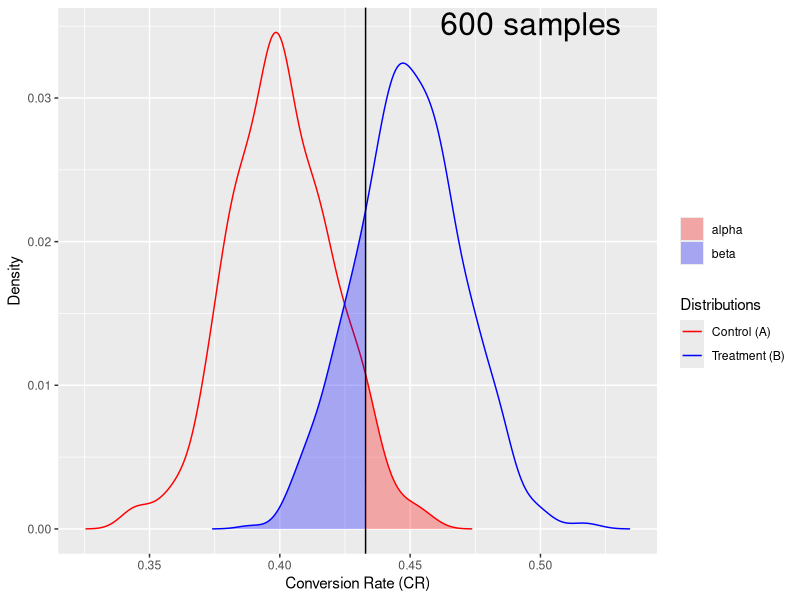

R code for this plot:
# load packages
library(ggplot2)

# default values
p1    <- 0.4
p2    <- 0.45
signif <- 0.05
beta_err <- 0.2
#n     <- 10^4

# calculate missing parameter: sample size, alpha or beta
# (take difference in CR to always be defined)
if (!exists("beta_err")) {
    # calculate beta/power
    cat("calculating beta...", "\n")
    beta_err <- pnorm( (p1 - p2 + qnorm(1-signif)*sqrt(p1*(1-p1)/n)) * sqrt(n/(p2*(1-p2))) )
} else if (!exists("signif")) {
    # calculate alpha
    cat("calculating alpha...", "\n")
    signif <- 1 - pnorm( (p2 - p1 + qnorm(beta)*sqrt(p2*(1-p2)/n)) * sqrt(n/(p1*(1-p1))) )
} else if (!exists("n")) {
    # calculate sample size
    cat("calculating sample size...", "\n")
    n <- ( qnorm(1-signif)*sqrt(p1*(1-p1)) - qnorm(beta_err)*sqrt(p2*(1-p2)))^2 / (p2-p1)^2
} else {
    cat("all parameters defined")
} 

# calculate distribution parameters
mu_A <- n*p1/n
mu_B <- n*p2/n

sd_A <- sqrt( n*p1*(1-p1) )/n
sd_B <- sqrt( n*p2*(1-p2) )/n




# generate data from distributions and estimate kernel densities
x1 <- rnorm( n=n, mean=mu_A, sd=sd_A )
x2 <- rnorm( n=n, mean=mu_B, sd=sd_B )

x1_dens <- density(x1)
x2_dens <- density(x2)

dist <- as.data.frame( cbind(x1_dens$x, x1_dens$y/n, x2_dens$x, x2_dens$y/n) )

# calc intersections for alpha
int_x <- qnorm(p=(1-signif), mean=mu_A, sd=sd_A)
int_y <- dnorm(x=int_x, mean=mu_A, sd=sd_A)/n
int_y_B <- dnorm(x=int_x, mean=mu_B, sd=sd_B)/n

# Calculate beta
#beta_err <- pnorm(q=int_x, mean=mu_B, sd=sd_B)


# find area to shade
shade_A <- rbind( c(int_x, 0),
                  subset(dist[,1:2], V1 > int_x),
                  c(dist[nrow(dist),1],0) )
shade_B <- rbind( c(dist[1,3],0),
                  subset(dist[,3:4], V3 < int_x),
                  c(int_x, 0) )
#names(shade_B) <- c("V3", "V4")

# plot distributions together
ggplot(dist) +
    geom_line(aes(x=V1, y=V2, col="version_a")) +
    geom_line(aes(x=V3, y=V4, col='version_b')) +
    geom_vline(xintercept=int_x) +
    #geom_segment(aes(x = int_x, y = 0, xend = int_x, yend = int_y), col="black") +
    geom_polygon(data=shade_A, aes(x=V1, y=V2, fill="alpha"), alpha=0.3) +
    geom_polygon(data=shade_B, aes(x=V3, y=V4, fill="beta"), alpha=0.3) +
    labs(x="Conversion Rate (CR)", y="Density") +
    #annotate("text", x=mu_B, y=max(int_y, int_y_B)/3, label = paste(round(signif,2)), col="red") +
    #annotate("text", x=mu_A, y=max(int_y, int_y_B)/3, label = paste(round(beta_err,2)), col="blue") +
    annotate("text", x=Inf, y=Inf, hjust=1.2, vjust=1.2, label=paste(round(n,0), "samples"), size=8) +
    scale_colour_manual(name = "Distributions",
                        breaks = c("version_a", "version_b"),
                        values = c('red', 'blue'),
                        labels = c("Control (A)", "Treatment (B)")) +
    scale_fill_manual(name = "",
                      breaks = c("alpha", "beta"),
                      values = c('red', 'blue'),
                      labels = c("alpha", "beta"))

